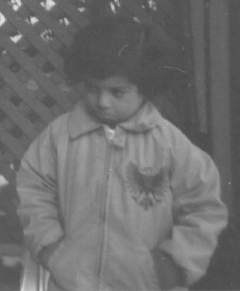
#> input picture Image_dataset/pout.tif, 240 x 291 px, found by its file name
$ jupyter execute --allow-errors 'A6 - Equalização e Registro de histograma.ipynb'   (shell and % lines are left out)
#> lines starting #> are read from the running program, lines starting #| are printed output that depends on the picture
# 1 Equalização de histograma

[cell 1]

import numpy as np # as imagens são lidas como numpy arrays
from matplotlib import pyplot as plt # é preciso chamar os submódulos
import matplotlib as mpl
from skimage import io,img_as_float, img_as_ubyte, img_as_uint, exposure
from skimage.exposure import histogram
import math

mpl.rcParams['font.size'] = 8

[cell 2]
print("*********************************************************************");
print('****        Código criado pelo Prof. Dr. Thiago Statella         ****');
print('****        Disciplina: Processamento Digital de Imagens         ****');
print('****  Instituto Federal de Educação, Ciência e Tecnologia de MT  ****');
print('*********************************************************************');

Definindo algumas funções:

[cell 3]
def data_info(img):
    print(f"Classe: {type(img)}")
    print(f"Tipo de variável: {img.dtype}")
    print(f"Min, max: {img.min(),img.max()}")
    print(f"Dimensões: {img.shape}")

[cell 4]
def hist_acu(hist):
    cdf = np.cumsum(hist)
    return cdf

[cell 5]
#leitura das imagens
ref_img = io.imread('pout.tif')#imagem de referência
#> ref_img is the input picture: shape (291, 240); min 74, max 224, mean 110.3
img1    = io.imread('cameraman.tif')#imagem a ser modificada
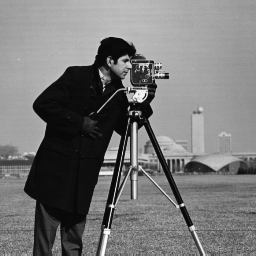
#> input picture Image_dataset/cameraman.tif, 256 x 256 px, found by its file name
#> img1 is the input picture: shape (256, 256); min 7, max 253, mean 118.7
data_info(ref_img)
#| Classe: <class 'numpy.ndarray'>
#| Tipo de variável: uint8
#| Min, max: (74, 224)
#| Dimensões: (291, 240)
data_info(img1)
#| Classe: <class 'numpy.ndarray'>
#| Tipo de variável: uint8
#| Min, max: (7, 253)
#| Dimensões: (256, 256)

## 1.1 Equalização

[cell 6]
img_eq = exposure.equalize_hist(ref_img)
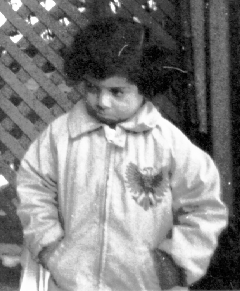
#> img_eq: shape (291, 240) float64; min 2.86e-05, max 1, mean 0.511
img_eq = img_as_ubyte(img_eq)
data_info(img_eq)
#| Classe: <class 'numpy.ndarray'>
#| Tipo de variável: uint8
#| Min, max: (0, 255)
#| Dimensões: (291, 240)

Calculando os histogramas

[cell 7]
#Cálculo dos histogramas
hist_ref_img, hist_centers_ref_img = histogram(ref_img,source_range='dtype')
#> hist_ref_img = 256 values, max 3628 at index 82, min 0 at index 0, mean 272.8; hist_centers_ref_img = 256 values from 0 to 255
#cdf_ref, bins_ref                  = exposure.cumulative_distribution(ref_img)
hist_img1, hist_centers_img1         = histogram(img_eq,source_range='dtype')
#> hist_img1 = 256 values, max 3628 at index 25, min 0 at index 1, mean 272.8; hist_centers_img1 = 256 values from 0 to 255
#cdf, bins                          = exposure.cumulative_distribution(img)

Exibindo os resultados

[cell 8]
fig, ax = plt.subplots(nrows=2,ncols=2,figsize=(4, 4),
                        gridspec_kw={'width_ratios':[1,3]},
                        constrained_layout=True);
ax[0,0].imshow(ref_img, vmin=0, vmax=255, cmap='gray')
ax[0,0].set_title("Referência")
ax[0,0].axis('off')
ax[0,1].plot(hist_centers_ref_img, hist_ref_img / hist_ref_img.max(),label='hist')
ax[0,1].grid()
ax[0,1].legend()

ax[1,0].imshow(img_eq, vmin=0, vmax=255, cmap='gray')
ax[1,0].set_title("Equalizada")
ax[1,0].axis('off')
ax[1,1].plot(hist_centers_img1, hist_img1 / hist_img1.max(),label='hist')
ax[1,1].grid()
ax[1,1].legend();
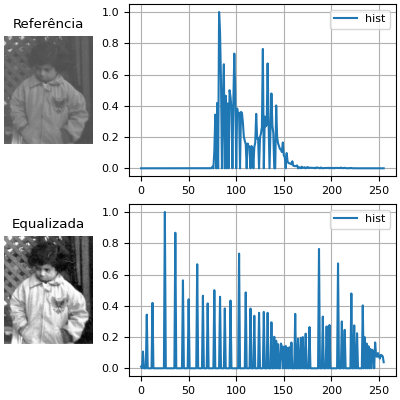
#> figure drawn by matplotlib, 4 panels; panel 2: curve peaks at x = 82, y = 1; panel 4: curve peaks at x = 25, y = 1

# 2 Registro de Histograma

[cell 9]
#Cálculo dos histogramas

hist_ref_img, hist_centers_ref_img = histogram(ref_img,source_range='dtype')
#cdf_ref, bins_ref                  = exposure.cumulative_distribution(ref_img)
#> (the rest of this cell did not finish here and is left out)

## 2.1 Histogramas acumulados

[cell 10]
#histogramas acuymulados
cdf_ref = hist_acu(hist_ref_img) / hist_ref_img.sum()
#> in hist_acu, `cdf = np.cumsum(hist)`: cdf = 256 values from 0 to 69840
#> cdf_ref = 256 values from 0 to 1
#> (the rest of this cell did not finish here and is left out)
